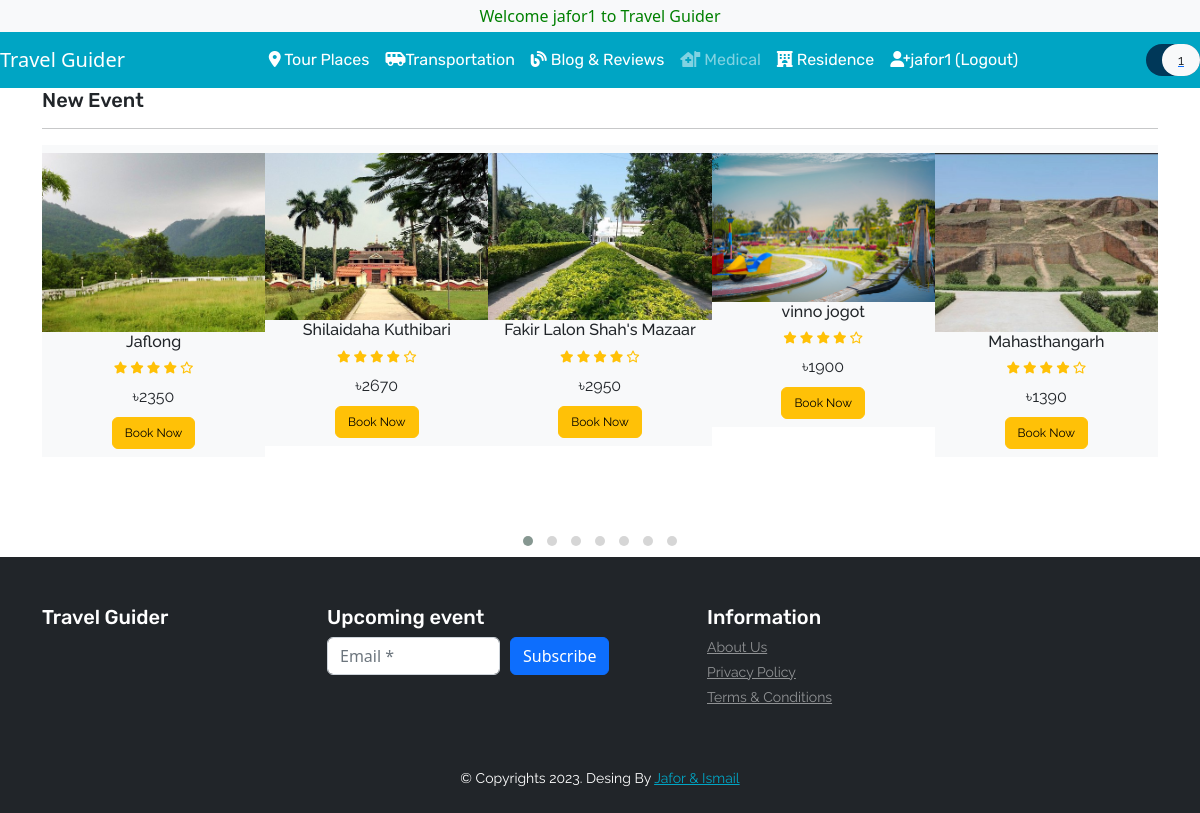
The app's page /demo.php (signed in) with its own data.
### tables this page shows
CREATE TABLE `users` (
  `user_id` int(11) NOT NULL,
  `user_name` varchar(50) DEFAULT NULL,
  `email` varchar(50) NOT NULL,
  `password` varchar(50) DEFAULT NULL,
  `number` text NOT NULL,
  `nid` int(11) NOT NULL,
  `address` varchar(50) NOT NULL,
  `verification_code` varchar(255) NOT NULL,
  `is_verify` int(10) NOT NULL DEFAULT 0
);

CREATE TABLE `product` (
  `item_id` int(11) NOT NULL,
  `item_brand` varchar(200) NOT NULL,
  `item_name` varchar(255) NOT NULL,
  `item_price` text NOT NULL,
  `item_image` varchar(255) NOT NULL,
  `item_register` date DEFAULT NULL
);

### demo.php (called while the page is built, shortened)
<?php
    include ('header.php');
?>
<?php
    include ('Template/_demo.php');
?>
<?php
include ('footer.php');
?>

### database/functions.php (called while the page is built, shortened)
<?php
function check_login($con)
{
	if(isset($_SESSION['user_id']))
	{
		$id = $_SESSION['user_id'];
		$query = "select * from users where user_id = '$id' limit 1";
		$result = mysqli_query($con,$query);
		if($result && mysqli_num_rows($result) > 0)
		{
			$user_data = mysqli_fetch_assoc($result);
			return $user_data;
		}
	}
	die;
}

### database/DBController.php (called while the page is built, shortened)
<?php
class DBController
{
    protected $host = 'localhost';
    protected $user = 'root';
    protected $password = '';
    protected $database = "shopee";
    public function __construct()
    {
        $this->con = mysqli_connect($this->host, $this->user, $this->password, $this->database);
    }
}

### functions.php (called while the page is built)
<?php
require ('database/DBController.php');
require ('database/Product.php');
require ('database/Cart.php');
$db = new DBController();
$product = new Product($db);
$product_shuffle = $product->getData();
$Cart = new Cart($db );

### database/Product.php (called while the page is built, shortened)
<?php
class Product
{
    public $db = null;
    public function __construct(DBController $db)
    {
        $this->db = $db;
    }
    public function getData($table = 'product'){
        $result = $this->db->con->query("SELECT * FROM {$table}");
        $resultArray = array();
        while ($item = mysqli_fetch_array($result, MYSQLI_ASSOC)){
            $resultArray[] = $item;
        }
        return $resultArray;
    }
}

### database/Cart.php (called while the page is built, shortened)
<?php
class Cart
{
    public function getCartId($cartArray = null, $key = "item_id"){
        if ($cartArray != null){
            $cart_id = array_map(function ($value) use($key){
                return $value[$key];
            }, $cartArray);
            return $cart_id;
        }
    }
}

### Template/_demo.php (the view, shortened to what this page needs)
<?php
shuffle($product_shuffle);
?>
<section id="new-phones">
    <div class="container">
        <h4 class="font-rubik font-size-20">New Event</h4>
        <hr>
        <div class="owl-carousel owl-theme">
            <?php foreach ($product_shuffle as $item) { ?>
                <div class="item py-2 bg-light">
                    <div class="product font-rale">
                        <a href="<?php printf('%s?item_id=%s', 'product.php',  $item['item_id']); ?>"><img src="<?php echo $item['item_image'] ?? "./assets/products/1.png"; ?>" alt="product1" class="img-fluid"></a>
                        <div class="text-center">
                            <h6><?php echo  $item['item_name'] ?? "Unknown";  ?></h6>
                            <div class="rating text-warning font-size-12">
                                <span><i class="fas fa-star"></i></span>
                                <span><i class="fas fa-star"></i></span>
                                <span><i class="fas fa-star"></i></span>
                                <span><i class="fas fa-star"></i></span>
                                <span><i class="far fa-star"></i></span>
                            </div>
                            <div class="price py-2">
                                <span>৳<?php echo $item['item_price'] ?? '0' ; ?></span>
                            </div>
                            <form method="post">
                                <?php
                                if (in_array($item['item_id'], $Cart->getCartId($product->getData('cart')) ?? [])){
                                    echo '<button type="submit" disabled class="btn btn-success font-size-12">In the Cart</button>';
                                }else{
                                    echo '<button type="submit" name="top_sale_submit" class="btn btn-warning font-size-12">Book Now</button>';
                                }
                                ?>
                            </form>
                        </div>
                    </div>
                </div>
            <?php }  ?>
        </div>
    </div>
</section>

### header.php (shortened to what this page needs)
<?php
include("database/connection.php");
include("database/functions.php");
$user_data = check_login($con);
?>
<!DOCTYPE html>
<html lang="en">
<head>
    <link href="https://cdn.jsdelivr.net/npm/bootstrap@5.2.1/dist/css/bootstrap.min.css" rel="stylesheet">
    <link rel="stylesheet" href="https://stackpath.bootstrapcdn.com/bootstrap/4.4.1/css/bootstrap.min.css">
    <link rel="stylesheet" href="https://cdnjs.cloudflare.com/ajax/libs/OwlCarousel2/2.3.4/assets/owl.carousel.min.css" />
    <link rel="stylesheet" href="https://cdnjs.cloudflare.com/ajax/libs/OwlCarousel2/2.3.4/assets/owl.theme.default.min.css" />
    <link rel="stylesheet" href="https://cdnjs.cloudflare.com/ajax/libs/font-awesome/5.13.0/css/all.min.css" />
    <link rel="stylesheet" href="https://cdnjs.cloudflare.com/ajax/libs/font-awesome/6.2.1/css/all.min.css">
    <link href="https://cdn.jsdelivr.net/npm/bootstrap@5.2.3/dist/css/bootstrap.min.css" rel="stylesheet">
    <link href="https://cdn.jsdelivr.net/npm/bootstrap@5.2.0-beta1/dist/css/bootstrap.min.css" rel="stylesheet">
    <link rel="stylesheet" href="style.css">
    <?php
    require('functions.php');
    ?>
</head>
<body>
    <header id="header">
        <div class="strip d-flex justify-content-between px-4 py-1 bg-light">
            <p class="font-rale font-size-12 text-black-50 m-0">
                <marquee behavior="" direction="" style="color: green;">Welcome <?php echo $user_data['user_name']; ?> to Travel Guider</marquee>
            </p>
        </div>
        <nav class="navbar navbar-expand-lg navbar-dark color-second-bg">
            <a class="navbar-brand" href="index.php"> Travel Guider</a>
            <div class="collapse navbar-collapse" id="navbarNav">
                <ul class="navbar-nav m-auto font-rubik">
                    <li class="nav-item active">
                        <a class="nav-link" href="topPlace.php"><i class="fa-solid fa-location-dot"></i> Tour Places</a></a>
                    </li>
                    <li class="nav-item active">
                        <a class="nav-link" href="landing_page.php"><i class="fa-solid fa-van-shuttle"></i>Transportation</a>
                    </li>
                    <li class="nav-item active">
                        <a class="nav-link" href="blog.php"><i class="fa-solid fa-blog"></i> Blog & Reviews</a>
                    </li>
                    <li class="nav-item ">
                        <a class="nav-link" href="#"><i class="fa-solid fa-house-medical-flag"></i> Medical</a>
                    </li>
                    <li class="nav-item active">
                        <a class="nav-link" href="#"><i class="fa-solid fa-hotel"></i> Residence</a>
                    </li>
                    <li class="nav-item active">
                        <a class="nav-link" href="logout.php"><i class="fa-solid fa-user-plus"></i><?php echo $user_data['user_name']; ?> (Logout)</a></a>
                    </li>
                </ul>
                <form action="#" class="font-size-14 font-rale">
                    <a href="cart.php" class="py-2 rounded-pill color-primary-bg">
                        <span class="font-size-16 px-2 text-white">
                        </span>
                        <span class="px-3 py-2 rounded-pill text-dark bg-light"><?php echo count($product->getData('cart')); ?></span>
                    </a>
                </form>
            </div>
        </nav>
    </header>
    <main id="main-site">

### style.css (style rules this page uses)
button, button:focus { outline: none !important; box-shadow: none !important; }
.font-rale { font-family: "Raleway", cursive; }
.font-rubik { font-family: "Rubik", cursive; }
.font-size-12 { font-size: 12px; }
.font-size-14 { font-size: 14px; }
.font-size-16 { font-size: 16px; }
.font-size-20 { font-size: 20px; }
.color-primary-bg { background: #003859; }
.color-second-bg { background: #00A5C4; }

### records on screen
users: user_name "jafor1"
product: item_image (picture), item_name "Jaflong", item_price "2350", shows "Book Now"
product: item_image (picture), item_name "Shilaidaha Kuthibari", item_price "2670", shows "Book Now"
product: item_image (picture), item_name "Fakir Lalon Shah's Mazaar", item_price "2950", shows "Book Now"
product: item_image (picture), item_name "vinno jogot", item_price "1900", shows "Book Now"
product: item_image (picture), item_name "Mahasthangarh", item_price "1390", shows "Book Now"

### other values on screen
count($product->getData('cart')) "1"
